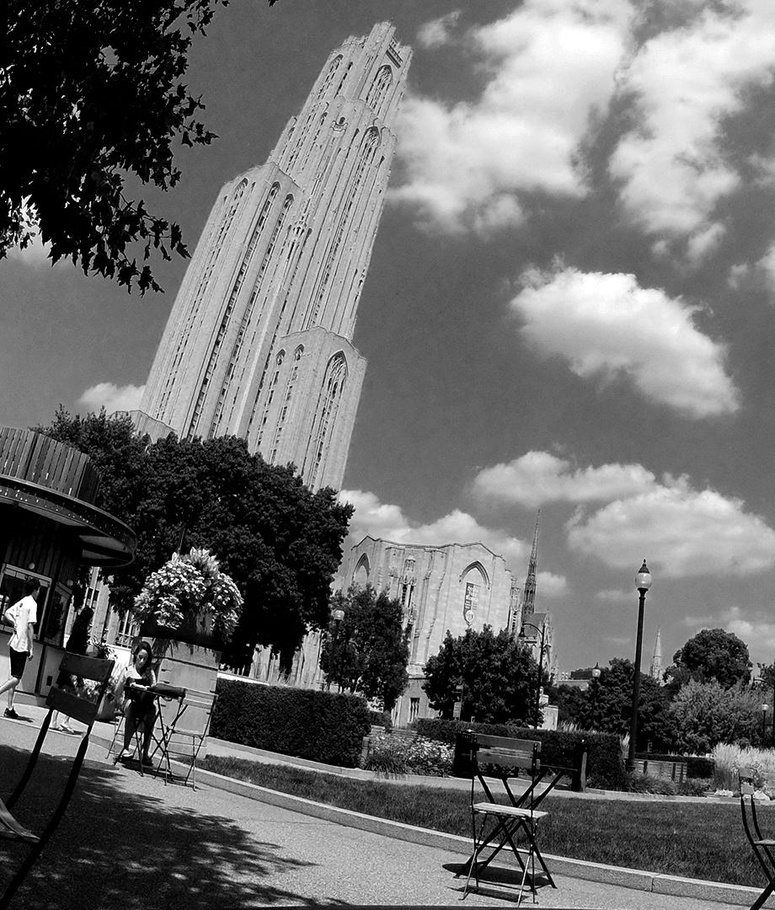
%> input picture Matlab/HW4/images/1R.jpg, 775 x 910 px, shrunk from 920 x 1080 before the run
$ octave HW4.m   (GNU Octave 9; MATLAB toolbox functions it lacks are replaced by stand-ins)
%> lines starting %> are read from the running program, lines starting %| are printed output that depends on the picture
%Pragya Malhotra Aron Griffin Angela Tseng R13
clear
clc
disp('"We in team R13,Pragya Malhotra Aron Griffin Angela Tseng,certify that we have completed this assignment in an honest manner."')
%Takes photos from images folder and assigns variables

%Cathy Phtos

Cathy1=imread('1R.jpg');
%> Cathy1 is the input picture: size 910x775 uint8; min 0, max 255, mean 107.4
Cathy2=imread('1G.jpg');
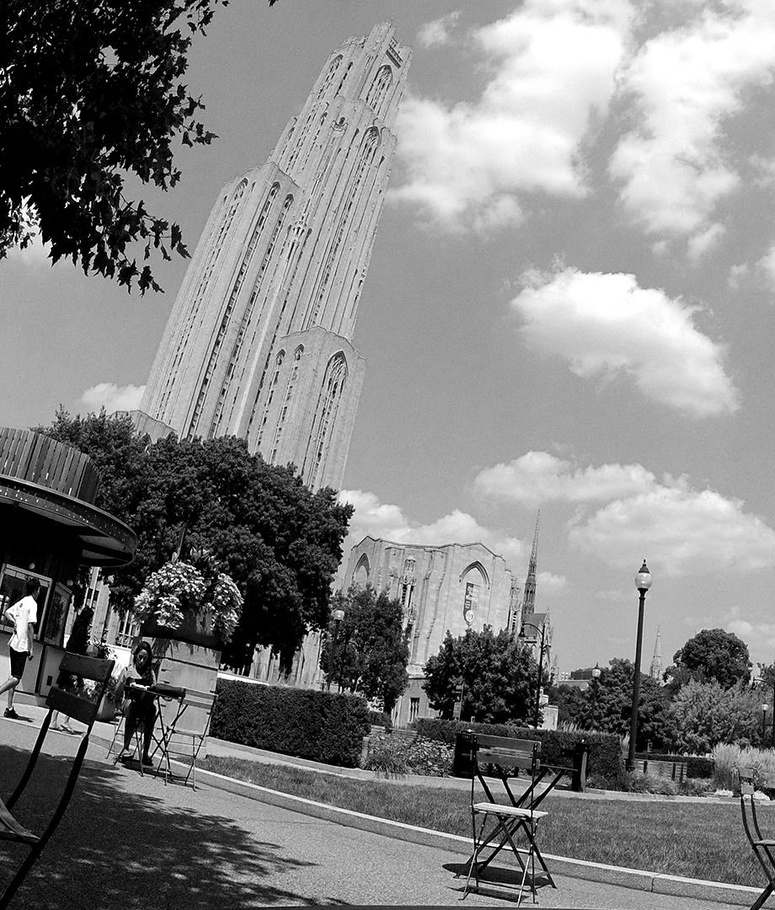
%> input picture Matlab/HW4/images/1G.jpg, 775 x 910 px, shrunk from 920 x 1080 before the run
%> Cathy2 is the input picture: size 910x775 uint8; min 0, max 255, mean 130.1
Cathy3=imread('1B.jpg');
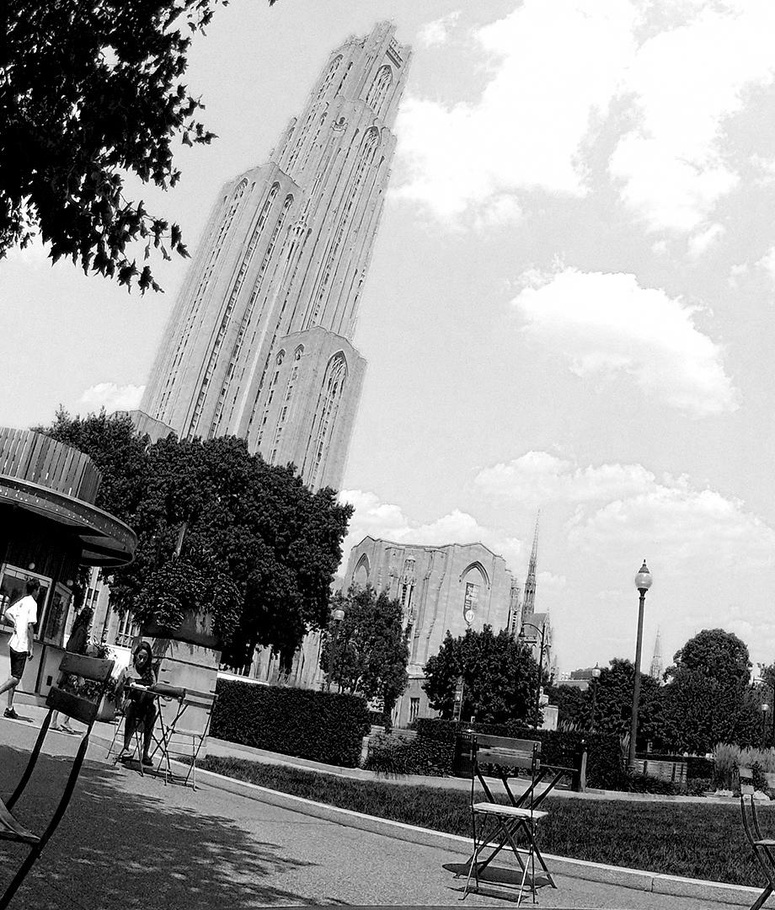
%> input picture Matlab/HW4/images/1B.jpg, 775 x 910 px, shrunk from 920 x 1080 before the run
%> Cathy3 is the input picture: size 910x775 uint8; min 0, max 255, mean 150.4

%Grass Photos
Grass1=imread('images/2R.jpg');
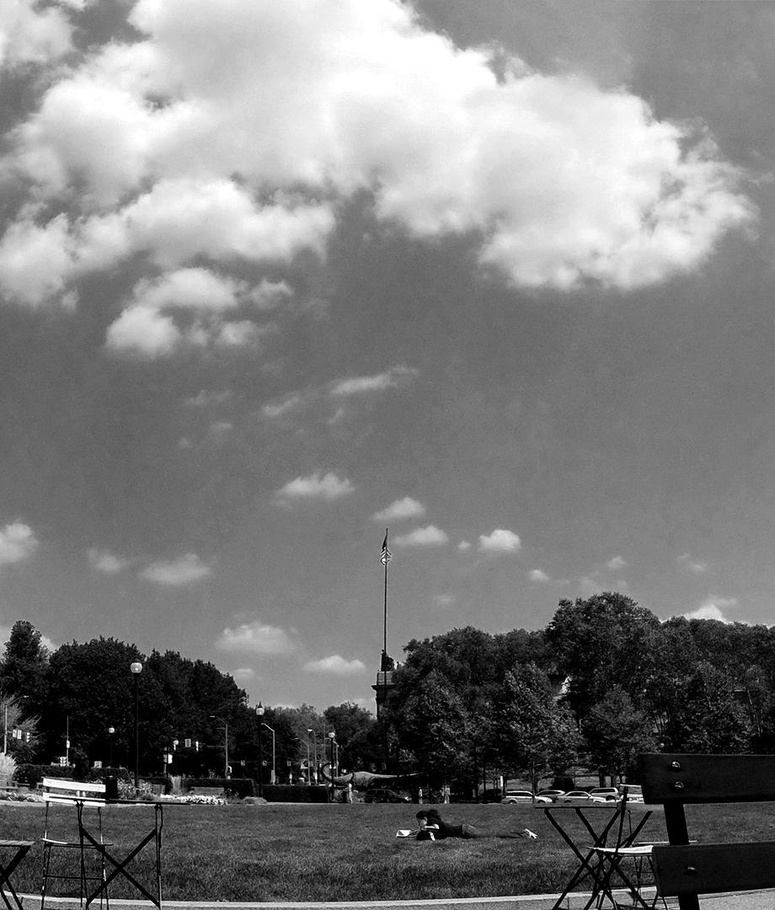
%> input picture C++/images/2R.jpg, 775 x 910 px, shrunk from 920 x 1080 before the run
%> Grass1 is the input picture: size 910x775 uint8; min 0, max 255, mean 122.4
Grass2=imread('images/2G.jpg');
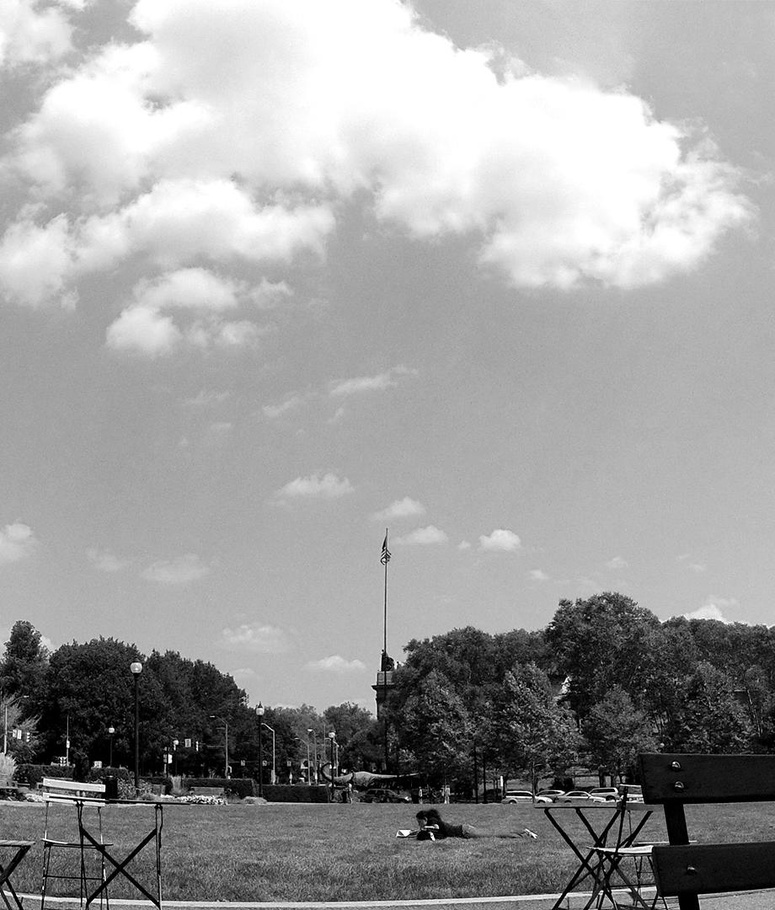
%> input picture Matlab/HW4/images/2G.jpg, 775 x 910 px, shrunk from 920 x 1080 before the run
%> Grass2 is the input picture: size 910x775 uint8; min 0, max 255, mean 158.3
Grass3=imread('images/2B.jpg');
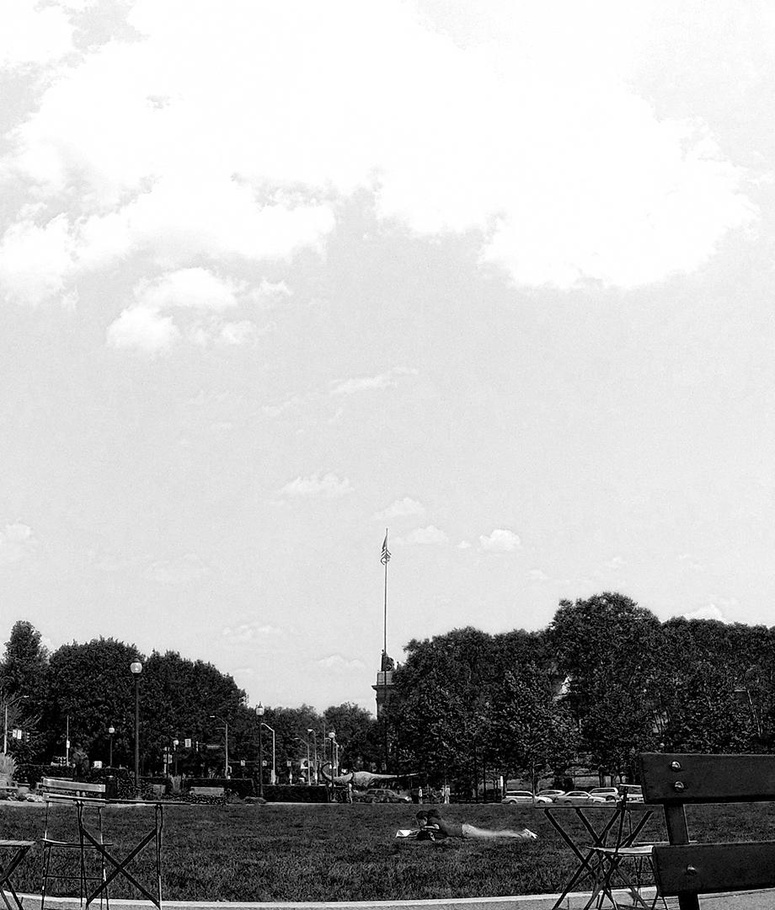
%> input picture Matlab/HW4/images/2B.jpg, 775 x 910 px, shrunk from 920 x 1080 before the run
%> Grass3 is the input picture: size 910x775 uint8; min 0, max 255, mean 183.4

%plaza photos
%> (the run ends here)
